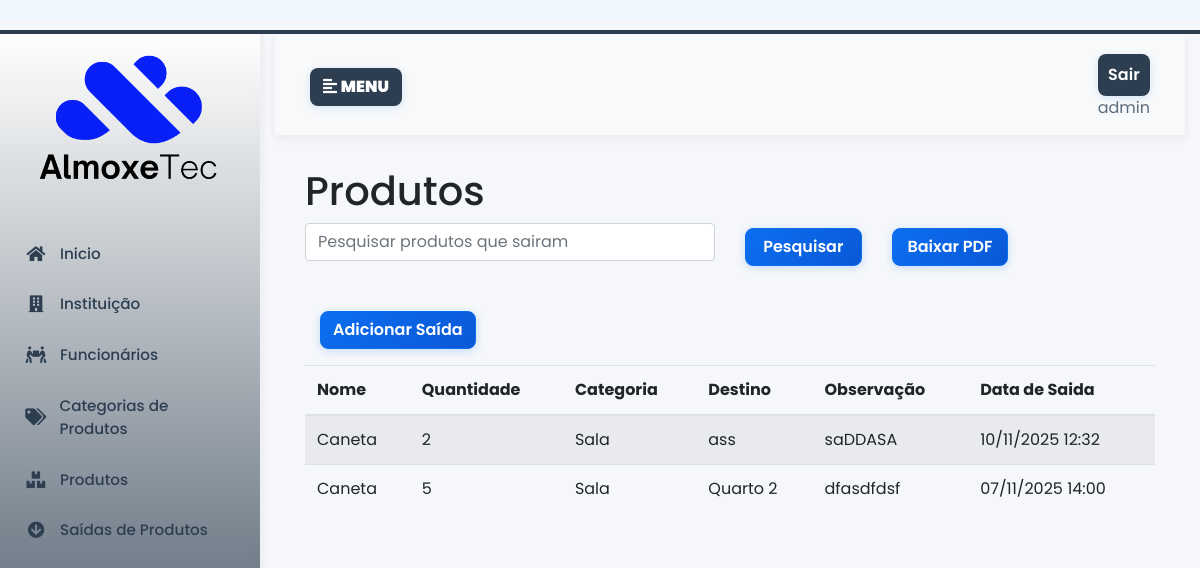
The page /saida-produto/ (signed in) on the database as committed earlier.
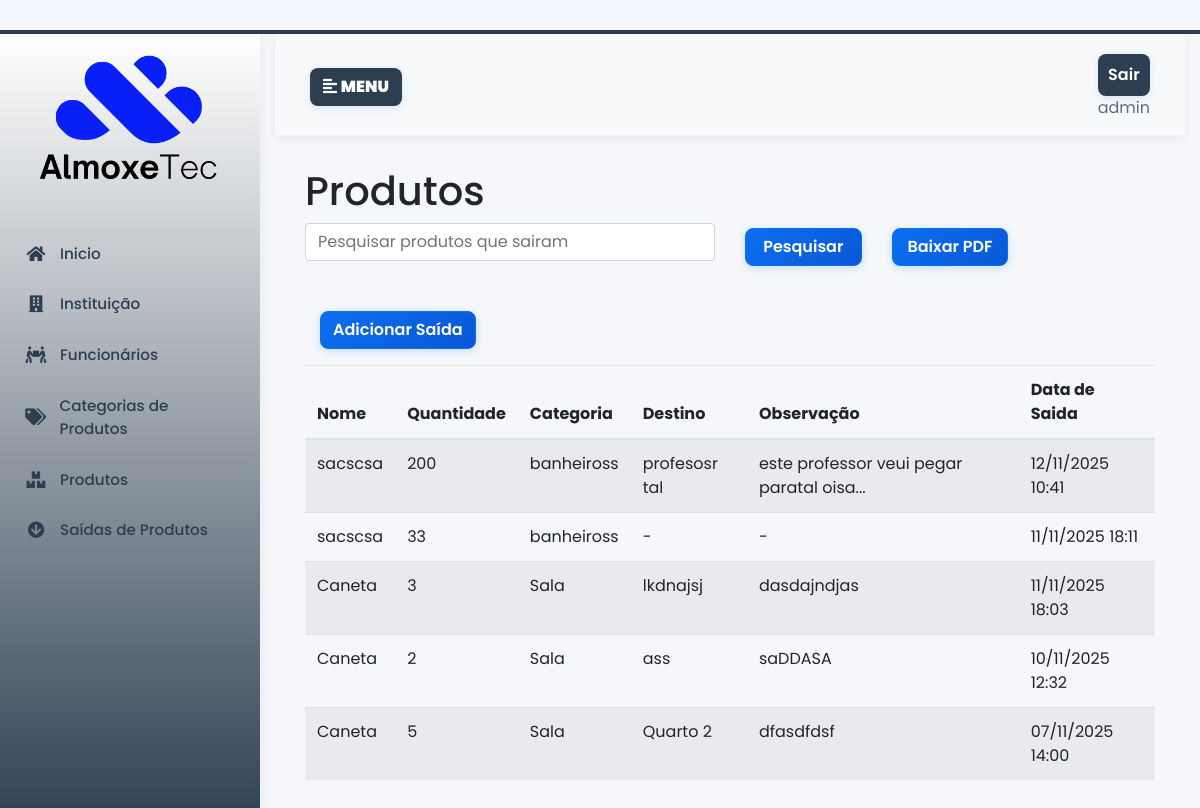
The same page on the database as committed later.
### almoxarifado/models.py (models this page shows, shortened)
class SaidaProduto(models.Model):
    produto = models.ForeignKey(Produto, on_delete=models.CASCADE, related_name='saidas')
    quantidade = models.PositiveIntegerField()
    data_saida = models.DateTimeField(auto_now_add=True, db_index=True)  # Índice para ordenação
    usuario = models.ForeignKey(User, on_delete=models.SET_NULL, null=True, blank=True)
    destino = models.CharField(max_length=200, blank=True)
    observacao = models.TextField(blank=True)
    class Meta:
        ordering = ['-data_saida']  # Ordenação padrão (mais recente primeiro)

class Produto(models.Model):
    nome = models.CharField(max_length=100, db_index=True)  # Índice para busca
    descricao = models.TextField(blank=True)
    quantidade_estoque = models.PositiveIntegerField(default=0)
    entrada_estoque = models.DateField(auto_now_add=True)
    saida_estoque = models.DateField(null=True, blank=True)
    categoria = models.ForeignKey(CategoriaProduto, on_delete=models.SET_NULL, null=True, blank=True)
    class Meta:
        ordering = ['nome']  # Ordenação padrão
        indexes = [
            models.Index(fields=['categoria', 'nome']),  # Índice composto
        ]

class CategoriaProduto(models.Model):
    produtos = models.ManyToManyField('Produto', related_name='categorias', blank=True)
    nome = models.CharField(max_length=100, unique=True)
    descricao = models.TextField(blank=True)

### almoxarifado/views/produtos.py (the view)
# urls.py: path('saida-produto/', views.listar_saidas, name='listar_saidas'),
@login_required
def listar_saidas(request):
    q = request.GET.get('q', '').strip()
    saidas = SaidaProduto.objects.select_related('produto', 'usuario').all().order_by('-data_saida')  # Otimizado
    if q:
        saidas = saidas.filter(Q(produto__nome__icontains=q))
    paginator = Paginator(saidas, 10)  # 10 saídas por página
    page_number = request.GET.get('page')
    page_obj = paginator.get_page(page_number)
    return render(request, 'produtos/lista_saida.html', {'saidas': page_obj, 'page_obj': page_obj})

### almoxarifado/templates/produtos/lista_saida.html (shortened to what this page needs)
{% extends 'base.html' %} {% load static %}
{% block content %}
<h1>Produtos</h1>
<div>
    <form method="get">
        <div class="row mb-4">
            <div class="col-md-6 mb-2">
                <input type="text" name="q" class="form-control" placeholder="Pesquisar produtos que sairam"
                    value="{{ request.GET.q  }}" />
            </div>
            <div class="col-lg-2 mb-3">
                <button type="submit" class="btn btn-primary colorprimarybtn">
                    Pesquisar
                </button>
            </div>
            <div class="col-lg-2 mb-2">
                <a href="{% url 'pdf_produtos' %}" class="btn btn-primary colorprimarybtn">Baixar PDF</a>
            </div>
        </div>
        <div class="col-lg-2 mb-3">
            <a href="{% url 'saida_produto' %}" class="btn btn-primary colorprimarybtn">Adicionar Saída</a>
        </div>
</div>
<table class="table table-striped">
    <thead>
        <tr>
            <th>Nome</th>
            <th>Quantidade</th>
            <th>Categoria</th>
            <th>Destino</th>
            <th>Observação</th>
            <th>Data de Saida</th>
        </tr>
    </thead>
    <tbody>
        {% for saida in saidas %}
        <tr>
            <td>{{ saida.produto.nome }}</td>
            <td>{{ saida.quantidade|default:0 }}</td>
            <td>{{ saida.produto.categoria.nome|default:"Sem categoria" }}</td>
            <td>{{ saida.destino|default:"-" }}</td>
            <td>{{ saida.observacao|default:"-" }}</td>
            <td>{{ saida.data_saida|date:"d/m/Y H:i" }}</td>
        </tr>
        {% endfor %}
    </tbody>
</table>
</div>
</div>
</div>
{% endblock content %}

### almoxarifado/templates/base.html (shortened to what this page needs)
{% load static %}
<!DOCTYPE html>
<html lang="pt-br">
<head>
  <link rel="stylesheet" href="https://maxcdn.bootstrapcdn.com/bootstrap/4.0.0/css/bootstrap.min.css"
 />
  <link rel="stylesheet" href="https://use.fontawesome.com/releases/v5.7.0/css/all.css"
 />
  <link rel="stylesheet" href="{% static 'css/style.css' %}" />
  <link rel="stylesheet" href="#" />
</head>
<body>
  <div style="background-color: aliceblue; padding: 10px; text-align: center;">
  </div>
  <div class="wrapper">
    <nav id="sidebar">
      <a href="{% url 'inicio' %}"><img src="{% static 'images/logo.png' %}" alt="Logo" width="220"></a>
      <ul class="list-unstyled components" class="menulink">
        <li>
          <a href="{% url 'inicio' %}" class="menulink"><i class="fa fa-home fa-fw"></i>Inicio</a>
        </li>
        <li>
          <a href="{% url 'lista_instituicao' %}" class="menulink"><i class="fa fa-building fa-fw"></i> Instituição
          </a>
        </li>
        <li>
          <a href="{% url 'lista_funcionario' %}" class="menulink"><i class="fa fa-people-carry fa-fw"></i>
            Funcionários</a>
        </li>
        <li>
          <a href="{% url 'listar_categorias' %}" class="menulink"><i class="fa fa-tags fa-fw"></i> Categorias de
            Produtos</a>
        </li>
        <li>
          <a href="{% url 'listar_produtos' %}" class="menulink"><i class="fa fa-boxes fa-fw"></i> Produtos</a>
        </li>
        <li>
          <a href="{% url 'saida_produto' %}" class="menulink"><i class="fa fa-arrow-circle-down fa-fw"></i> Saídas de
            Produtos
          </a>
      </ul>
    </nav>
    <div class="content container-fluid">
      <nav class="navbar navbar-expand-lg navbar-light bg-light">
        <div class="container-fluid">
          <button type="button" id="sidebarCollapse" class="btn color-menu">
            <i class="fas fa-align-left"></i>
            <span> <b>MENU</b></span>
          </button>
          <div class="collapse navbar-collapse" id="navbarSupportedContent">
            <ul class="nav navbar-nav ml-auto">
              <li class="nav-item ">
                <a class="nav-link btn color-menu" href="{% url 'logout' %}">Sair</a>
                <a href="#">{{ request.user.get_full_name|default:request.user.username }}</a>
              </li>
            </ul>
          </div>
        </div>
      </nav>
      <div class="content container-fluid">
        <div class="container-fluid">{% block content %}{% endblock %}</div>
</body>
</html>

### static/css/style.css (style rules this page uses)
:root { --colorbasic: #0b6ff0; --colorbasic2: #0a58d6; --colortext: #2c3e50; --colortext-menu: #5a6c7d; --sidebar-bg: #ffffff; --sidebar-hover: #f0f7ff; --sidebar-active: #e3f2fd; }
body { font-family: 'Poppins', sans-serif; background: #f5f7fa; height: 100vh; }
#sidebar { min-width: 260px; max-width: 260px; min-height: 100vh; background: linear-gradient(180deg, #ffffff, var(--colortext) ); color: var(--colortext); transition: all 0.3s; box-shadow: 2px 0 10px rgba(0, 0, 0, 0.05); }
#sidebar ul.components { padding: 15px 0; border-color: transparent !important; }
#sidebar ul li { margin: 4px 8px; }
#sidebar ul li a { padding: 12px 16px; font-size: 0.95em; display: flex; align-items: center; border-radius: 8px; transition: all 0.2s ease; color: var(--colortext); font-weight: 500; }
#sidebar ul li a i { width: 24px; margin-right: 12px; font-size: 1.1em; color: var(--colortext); }
.colorprimarybtn { background: linear-gradient(135deg, var(--colorbasic), var(--colorbasic2)); border-color: var(--colorbasic) !important; color: #fff; margin-top: 5px; min-width: 100%; border-radius: 8px; font-weight: 600; box-shadow: 0 2px 8px rgba(11, 111, 240, 0.2); transition: all 0.3s ease; }
.color-menu { background: var(--colortext); color: #fff !important; margin-top: 5px; border-radius: 8px; font-weight: 600; box-shadow: 0 2px 8px rgba(11, 111, 240, 0.15); transition: all 0.3s ease; }
a.colorprimarybtn:link, a.colorprimarybtn:visited { text-decoration: none; color: #fff; }
a, a:hover, a:focus { color: inherit; text-decoration: none; transition: all 0.3s; }
a:link, a:visited { text-decoration: none; color: var(--colortext-menu); }
a.menulink:link, a.menulink:visited { text-decoration: none; color: var(--colortext); }
.navbar { padding: 15px 20px; background: #fff; border: none; border-radius: 0; margin-bottom: 30px; box-shadow: 0 2px 8px rgba(0, 0, 0, 0.06); border-bottom: 2px solid #f0f0f0; }
.wrapper { position:absolute; margin-top: 10px; border-top: 4px solid; border-bottom: 4px solid; border-color: var(--colortext); display: flex; width: 100%; align-items: stretch; }
#sidebar > a { display: block; text-align: center; padding: 20px 15px; border-radius: 0 0 20px 20px; margin-bottom: 10px; }
#sidebar > a img { max-width: 100%; height: auto; transition: transform 0.3s ease; }
.btn-primary, .btn-primary:hover, .btn-primary:focus, .btn-primary:active { color: #fff !important; }
.table-striped tr { min-width: 200px; }
.container-fluid { min-width: 300px; }

Rows that differ between the two databases and show on the page:
added SaidaProduto: produto.nome "sacscsa", quantidade "200", produto.categoria.nome "banheiross", destino "profesosr tal", observacao "este professor veui pegar paratal oisa...", data_saida "12/11/2025 10:41"
added SaidaProduto: produto.nome "sacscsa", quantidade "33", produto.categoria.nome "banheiross", destino "-", observacao "-", data_saida "11/11/2025 18:11"
added SaidaProduto: produto.nome "Caneta", quantidade "3", produto.categoria.nome "Sala", destino "lkdnajsj", observacao "dasdajndjas", data_saida "11/11/2025 18:03"
